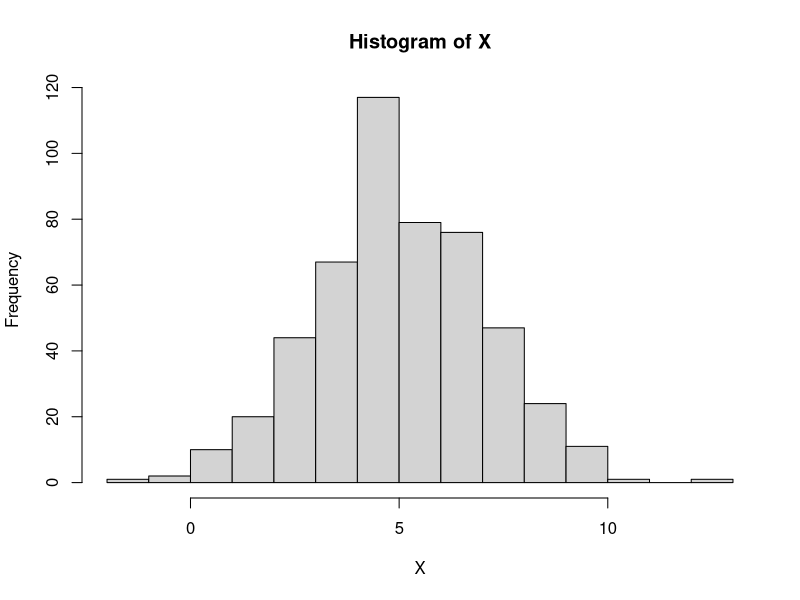

Generate this figure with R:
## ---- chunk 1
set.seed(1)
## ---- chunk 2
X = rnorm(n = 500,mean = 5,sd = 2)
hist(X)
## ---- chunk 3
t_test_result = t.test(X, conf.level = 0.9, alternative = "two.sided")
CI = t_test_result$conf.int
CI
## ---- chunk 4
(5 > CI[1]) & (5 < CI[2])
## ---- chunk 5
number_simulation = 10000
result = NULL ### a null variable, use to store results
for(i in 1:number_simulation)
{
  ### same as previous part
  X = rnorm(500,mean = 5,sd = 2)
  t_test_result = t.test(X, conf.level = 0.9, alternative = "two.sided")
  CI = t_test_result$conf.int
  
  ### concatenate new result after previous results
  result = c(result,(5 > CI[1]) & (5 < CI[2]))
}
## ---- chunk 6
sum(result)
## ---- chunk 7
number_simulation = 10000
result = NULL ### a null variable, use to store results
for(i in 1:number_simulation)
{
  ### same as previous part
  X = rnorm(500,mean = 5,sd = 2)
  t_test_result = t.test(X, conf.level = 0.99, alternative = "two.sided")
  CI = t_test_result$conf.int
  
  ### concatenate new result after previous results
  result = c(result,(5 > CI[1]) & (5 < CI[2]))
}
sum(result)
